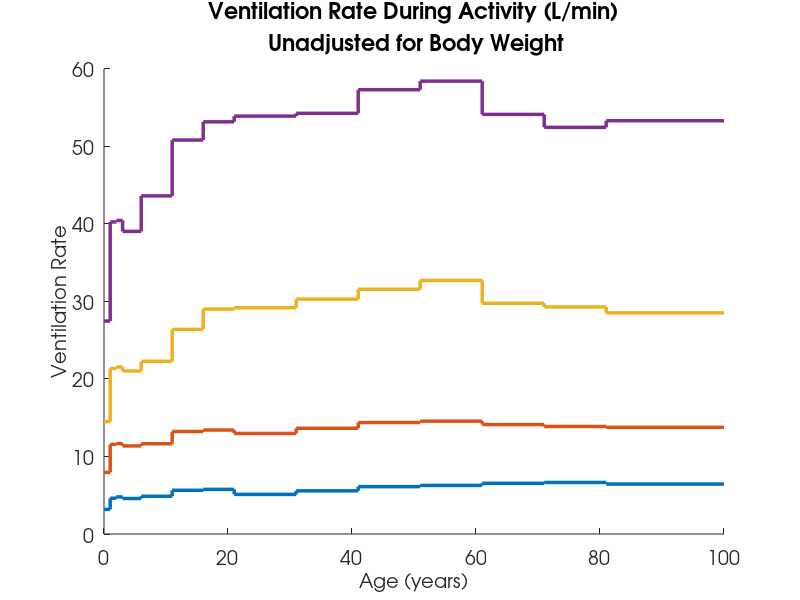
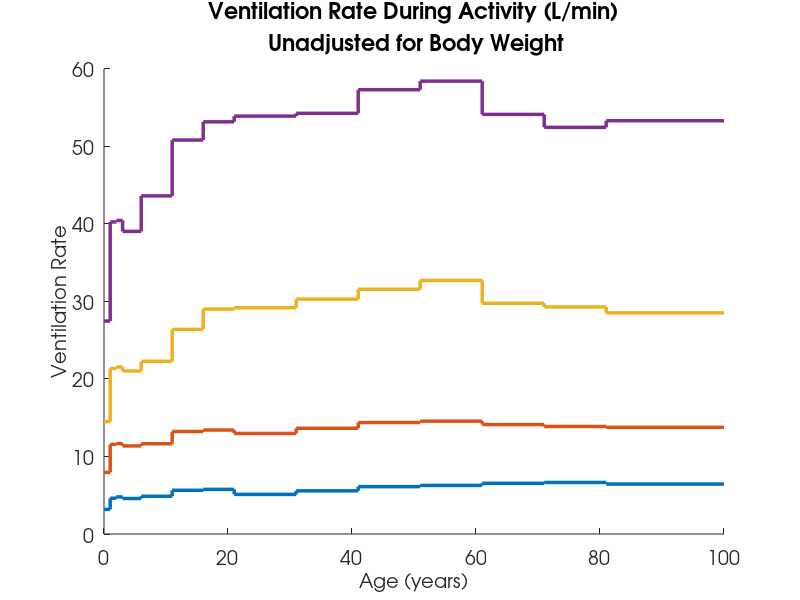

The MATLAB script that drew these images, in order:
% EPA Data (Metabolically Derived Human Ventilation Rates: A Revised ...
% Approach Based Upon Oxygen Consumption Rates 2009)

%% Load data
load('ActivityVentilation.mat');

%% X-Axis data
x_data = [0,1,2,3,6,11,16,21,31,41,51,61,71,81,100]; %Ages in year
X = zeros(1,size(x_data,2)*2-1);
j = 0;
for i = 1:length(x_data)-1
    X(i+j) = x_data(i);
    X(i+j+1) = x_data(i+1);
    j = j + 1;
end
X(end) = x_data(end);

%% Y-Axis data and Plotting
figure('Units', 'pixels', ...
    'Position', [100 100 500 375]);
hold on;

ActivityList = fieldnames(ActivityVentilation.male);
Y = zeros(size(X));
h = zeros(numel(ActivityList)+1,1);
j = 0;
for z = 1:numel(ActivityList)    
    for i = 1:length(x_data)-1
        Y(i+j) = ActivityVentilation.male.(ActivityList{z,1})(i,3);
        Y(i+j+1) = ActivityVentilation.male.(ActivityList{z,1})(i,3);
        j = j + 1;
    end
    Y(end) = ActivityVentilation.male.(ActivityList{z,1})(end,3);
    h(z) = plot(X,Y);
    j = 0;
end

%% Line settings
colors = lines(5);
lineWidth = 2.5;

set(h(1), ...
    'LineStyle'       , '-'        , ...
    'Color'           , colors(1,:)    , ...
    'LineWidth'       , lineWidth);

set(h(2), ...
    'LineStyle'       , '-'        , ...    
    'Color'           , colors(2,:)    , ...         
    'LineWidth'       , lineWidth);

set(h(3), ...
    'LineStyle'       , '-'        , ...
    'Color'           , colors(3,:)    , ...
    'LineWidth'       , lineWidth);

set(h(4), ...
    'LineStyle'       , '-'        , ...    
    'Color'           , colors(4,:)    , ...         
    'LineWidth'       , lineWidth);

%% Legends
% hLegend = legend( ...
%     [h(1), h(2), h(3), h(4)], ...
%     'Male Sedentary/Passive', ... 
%     'Male Light Intensity', ... 
%     'Male Moderate Intensity' , ...
%     'Male High Intensity' , ...
%     'Location'     , 'SouthOutside');
% set(hLegend, ...
%     'FontName'                 , 'AvantGarde', ...
%     'FontSize'                 , 14          );
% xlim([0,90])
% ylim([0,25])

%% Title and labels
hTitle = title(sprintf('Ventilation Rate During Activity (L/min)\n Unadjusted for Body Weight'));
hXLabel = xlabel('Age (years)');
hYLabel = ylabel('Ventilation Rate');
set(gca, ... 
    'FontName' ,'AvantGarde', ...
    'FontSize', 14);
set([hTitle, hXLabel, hYLabel] , ...
    'FontName'                 , 'AvantGarde', ...
    'FontSize'                 , 14          );
set( hTitle                    , ...
    'FontSize'   , 16          , ...
    'FontWeight' , 'bold'      );

%% Print FRC 
print(gcf, '-dpdf', '-r300', 'plots/activity_male_vent_unadj');  
print(gcf, '-dpng', '-r300', 'plots/activity_male_vent_unadj');  